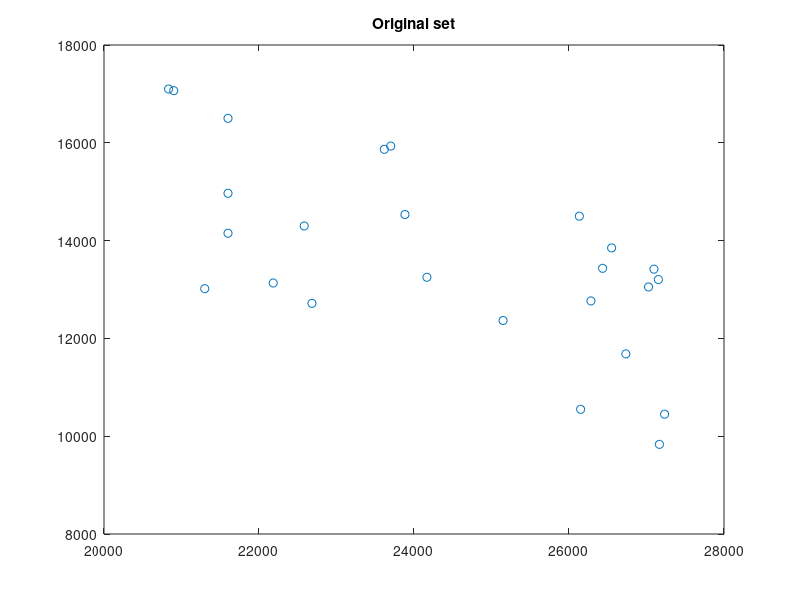
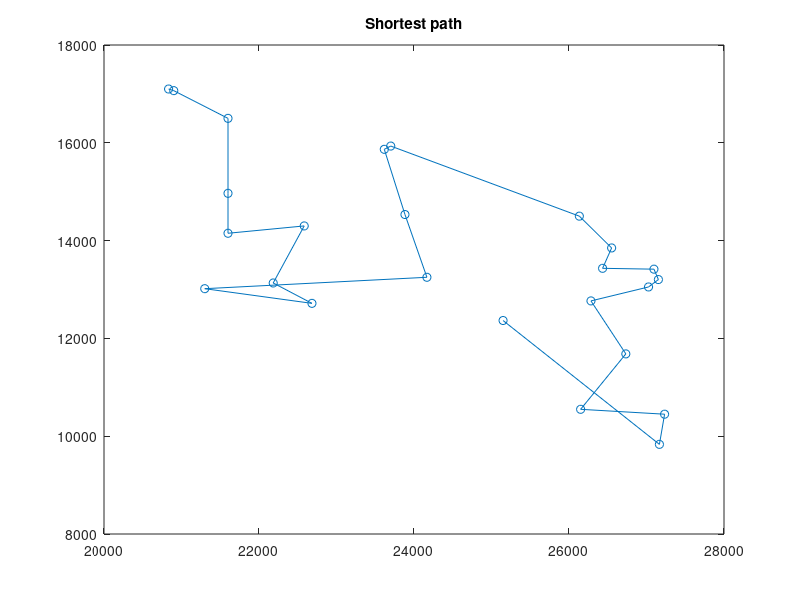
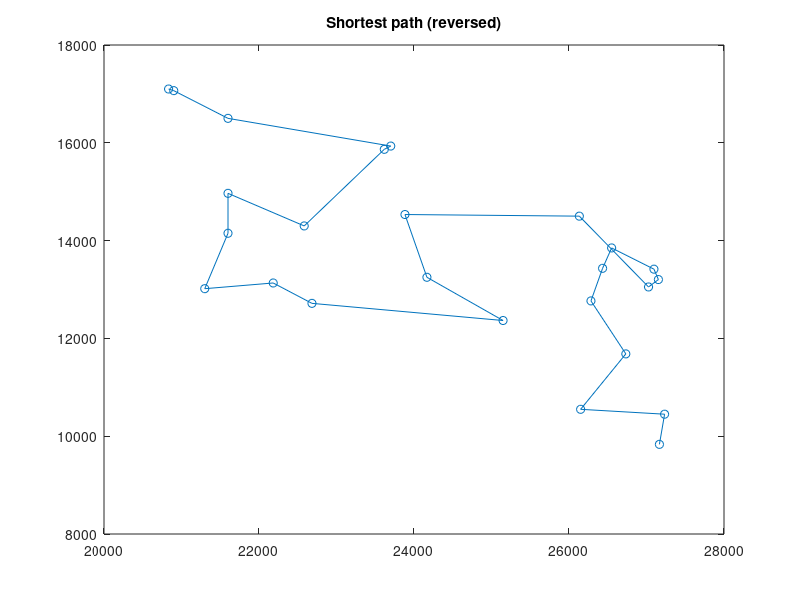
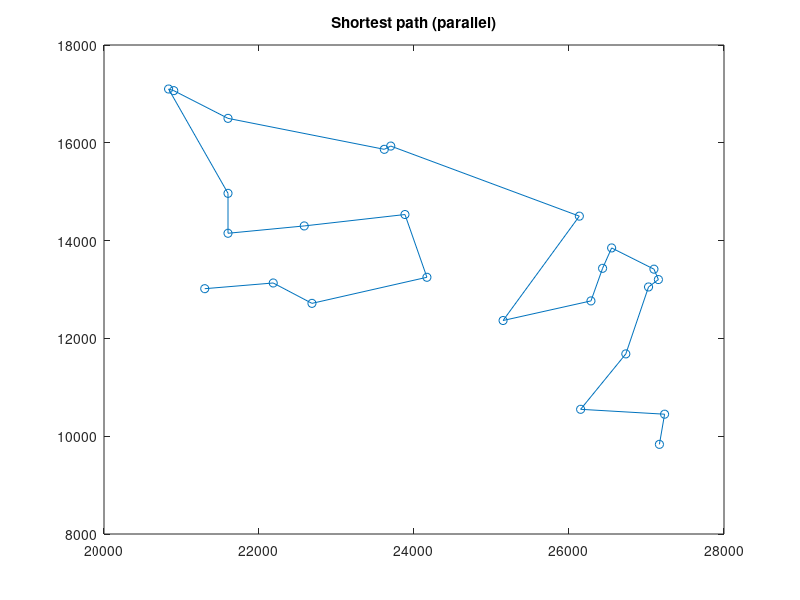

Write the MATLAB code that produced these figures, in order.
load tsp.dat
x = tsp(:,1);
y = tsp(:,2);
figure(1);
plot(x, y, 'o');
%saveas(1, "tsp.png");
title("Original set");

load tsp_res.dat
x1 = tsp_res(:,1);
y1 = tsp_res(:,2);
figure(2);
plot(x1, y1, '-o');
%saveas(2, "tsp_res.png");
title("Shortest path");

load tsp_res_r.dat
x2 = tsp_res_r(:,1);
y2 = tsp_res_r(:,2);
figure(3);
plot(x2, y2, '-o');
%saveas(3, "tsp_res_r.png");
title("Shortest path (reversed)");

load tsp_res_p.dat
x3 = tsp_res_p(:,1);
y3 = tsp_res_p(:,2);
figure(4);
plot(x3, y3, '-o');
%saveas(4, "tsp_res_p.png");
title("Shortest path (parallel)");

load tsp_res_pr.dat
x4 = tsp_res_pr(:,1);
y4 = tsp_res_pr(:,2);
figure(5);
plot(x4, y4, '-o');
%saveas(5, "tsp_res_pr.png");
title("Shortest path (parallel reversed)");

pause()

